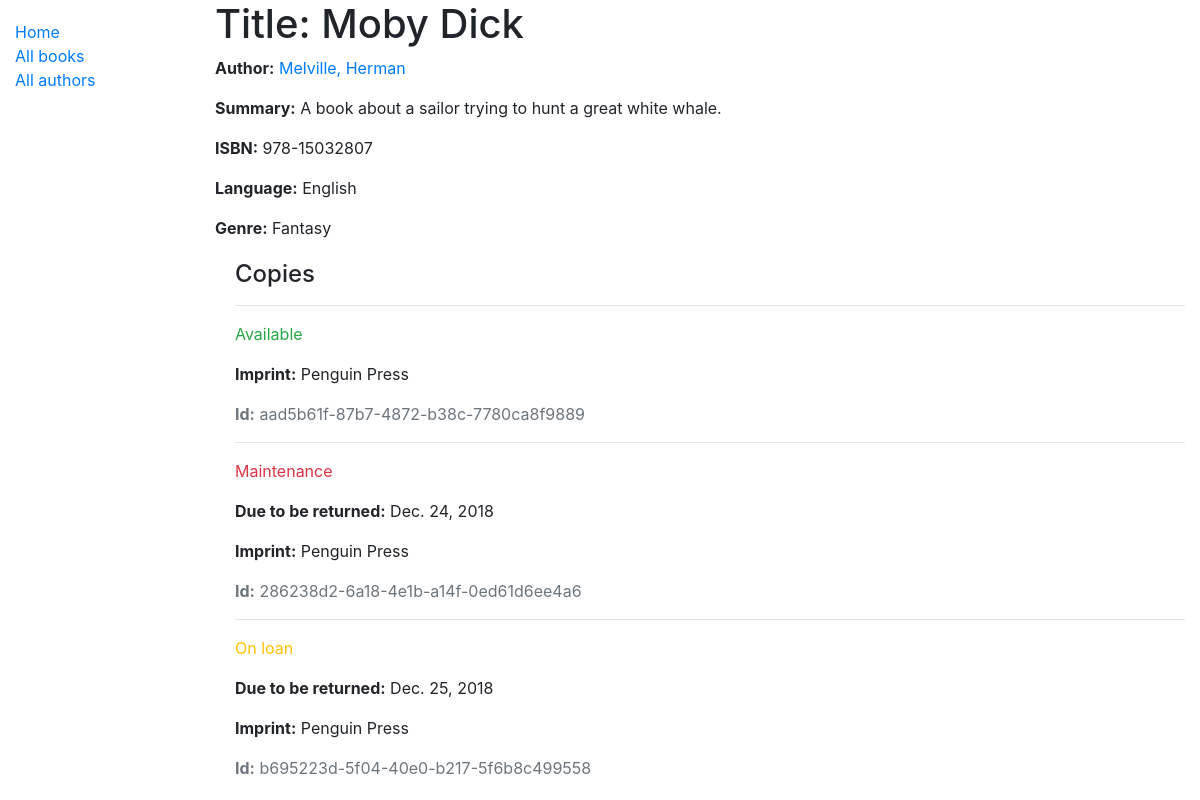
/catalog/books/2, run on an earlier commit of the app's database.
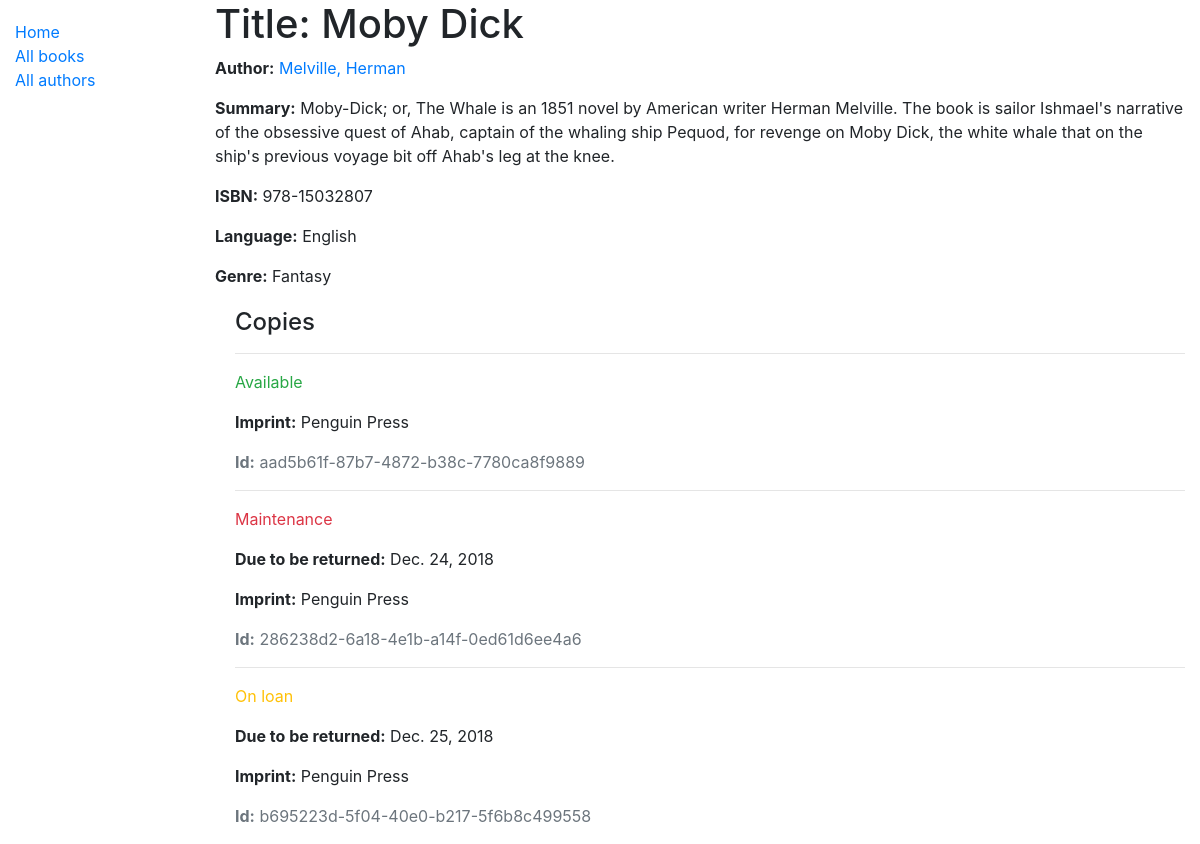
And on a later commit of the database.
### catalog/models.py (models this page shows, shortened)
class Book(models.Model):
    title = models.CharField(max_length=200)
    author = models.ForeignKey('Author', on_delete=models.SET_NULL, null=True)
    summary = models.TextField(max_length=1000, help_text='Enter a brief description of the book')
    isbn = models.CharField('ISBN', max_length=13, help_text='13 Character <a href="https://www.isbn-international.org'
                                                             '/content/what-isbn">ISBN number</a>')
    genre = models.ManyToManyField(Genre, help_text='Select a genre for this book')
    language = models.ForeignKey('Language', on_delete=models.SET_NULL, null=True)
    class Meta:
        ordering = ['title']
    def display_genre(self):
        return ', '.join(genre.name for genre in self.genre.all()[:3])
    display_genre.short_description = 'Genre'

class Author(models.Model):
    first_name = models.CharField(max_length=100)
    last_name = models.CharField(max_length=100)
    date_of_birth = models.DateField(null=True, blank=True)
    date_of_death = models.DateField('Died', null=True, blank=True)
    class Meta:
        ordering = ['last_name', 'first_name']
    def __str__(self):
        return f'{self.last_name}, {self.first_name}'

class Language(models.Model):
    name = models.CharField(max_length=200, help_text="Enter the book's natural language")
    def __str__(self):
        return self.name

### catalog/views.py (the view)
# urls.py: path('books/<int:pk>', views.BookDetailView.as_view(), name='book-detail'),
class BookDetailView(generic.DetailView):
    model = Book

### catalog/models.py (called while the page is built)
    def __str__(self):
        return self.name

### catalog/templates/catalog/book_detail.html
{% extends "base_generic.html" %}
{% block content %}
    <h1>Title: {{ book.title }}</h1>
    <p><strong>Author:</strong> <a href="{% url 'author-detail' book.author.pk %}">{{ book.author }}</a></p>
    <p><strong>Summary:</strong> {{ book.summary }}</p>
    <p><strong>ISBN:</strong> {{ book.isbn }}</p>
    <p><strong>Language:</strong> {{ book.language }}</p>
    <p><strong>Genre:</strong> {% for genre in book.genre.all %} {{ genre }}{% if not forloop.last %}, {% endif %}{% endfor %}</p>
    <div style="margin-left:20px;margin-top:20px">
        <h4>Copies</h4>
        {% for copy in book.bookinstance_set.all %}
            <hr>
            <p class="{% if copy.status == 'a' %}text-success{% elif copy.status == 'm' %}text-danger{% else %}text-warning{% endif %}">{{ copy.get_status_display }}</p>
            {% if copy.status != 'a' %}
                <p><strong>Due to be returned:</strong> {{ copy.due_back }}</p>
            {% endif %}
            <p><strong>Imprint:</strong> {{ copy.imprint }}</p>
            <p class="text-muted"><strong>Id:</strong> {{ copy.id }}</p>
        {% endfor %}
    </div>
{% endblock %}

What changed in the data, as far as the page shows it:
changed Book "Moby Dick": summary "A book about a sailor trying to hunt a great white whale." → "Moby-Dick; or, The Whale is an 1851 novel by American writer Herman Melville. The book is sailor Ishmael's narrative of the obsessive quest of Ahab, captain of the whaling ship Pequod, for revenge on Moby Dick, the white whale that on the ship's previous voyage bit off Ahab's leg at the knee."
